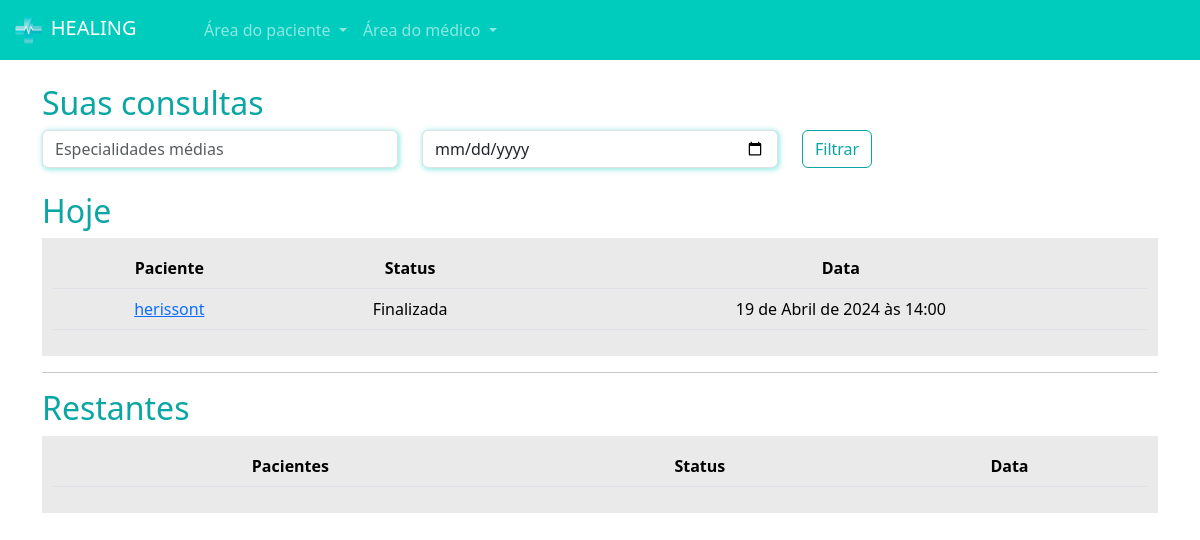
Screenshot of /medicos/consultas_medico/ (signed in) with the database file from the repository.
### paciente/models.py (models this page shows, shortened)
class Consulta(models.Model):
    status_choices = (
        ('A', 'Agendada'),
        ('F', 'Finalizada'),
        ('C', 'Cancelada'),
        ('I', 'Iniciada')
    )
    paciente = models.ForeignKey(User, on_delete=models.DO_NOTHING)
    data_aberta = models.ForeignKey(DatasAbertas, on_delete=models.DO_NOTHING)
    status = models.CharField(max_length=1, choices=status_choices, default='A')
    link = models.URLField(null=True, blank=True)

### medico/models.py (models this page shows, shortened)
class DatasAbertas(models.Model):
    data = models.DateTimeField()
    user = models.ForeignKey(User, on_delete=models.DO_NOTHING)
    agendado = models.BooleanField(default=False)

### medico/views.py (the view)
# urls.py: path('consultas_medico/', views.consultas_medico, name="consultas_medico"),
def consultas_medico(request):
    if not is_medico(request.user):
        messages.add_message(request, constants.WARNING, 'Somente médicos podem acessar essa página.')
        return redirect('/usuarios/sair')
    hoje = datetime.now().date()
    consultas_hoje = Consulta.objects.filter(data_aberta__user=request.user).filter(data_aberta__data__gte=hoje).filter(data_aberta__data__lt=hoje + timedelta(days=1))
    consultas_restantes = Consulta.objects.exclude(id__in=consultas_hoje.values('id')).filter(data_aberta__user=request.user)
    return render(request, 'consultas_medico.html', {'consultas_hoje': consultas_hoje, 'consultas_restantes': consultas_restantes, 'is_medico': is_medico(request.user)})

### medico/models.py (called while the page is built)
def is_medico(user):
     return DadosMedico.objects.filter(user=user).exists()

### medico/templates/consultas_medico.html (shortened to what this page needs)
{% extends "base.html" %} {% load static %} {% block 'head' %}
<link rel="stylesheet" href="{% static 'medicos/css/abrir_horario.css' %}" />
<link rel="stylesheet" href="{% static 'usuarios/css/usuarios.css' %}" />
<link rel="stylesheet" href="{% static 'medicos/css/cadastro_medico.css' %}" />
<link rel="stylesheet" href="{% static 'pacientes/css/home.css' %}" />
<link
  rel="stylesheet"
  href="https://cdn.jsdelivr.net/npm/bootstrap-icons@1.11.3/font/bootstrap-icons.min.css"
/>
{% endblock 'head' %}
{% block 'body' %}
{% include "partials/navbar.html" %}
<div class="container">
  <br />
  <h2><span class="color-dark">Suas consultas</span></h2>
  <div class="row">
    <div class="col-md">
      <input
        type="text"
        name="especialidades"
        id=""
        class="form-control shadow-main-color"
        placeholder="Especialidades médias"
      />
    </div>
    <div class="col-md">
      <input
        type="date"
        name="data"
        id=""
        class="form-control shadow-main-color"
        placeholder="Data da consulta"
      />
    </div>
    <div class="col-md">
      <input type="submit" value="Filtrar" class="btn btn-dark-color-outline" />
    </div>
  </div>
  <br />
  <h2><span class="color-dark">Hoje</span></h2>
  <div class="list-minhas-consultas">
    <table class="table">
      <thead>
        <tr>
          <th scope="col">Paciente</th>
          <th scope="col">Status</th>
          <th scope="col">Data</th>
        </tr>
      </thead>
      <tbody>
        {% for consulta in consultas_hoje %}
        <tr>
          <td><a href="{% url 'consulta_area_medico' consulta.id %}">{{consulta.paciente}}</a></td>
          <td>{{consulta.get_status_display}}</td>
          <td>{{consulta.data_aberta.data}}</td>
        </tr>
        {% endfor %}
      </tbody>
    </table>
  </div>
  <hr />
  <h2><span class="color-dark">Restantes</span></h2>
  <div class="list-minhas-consultas">
    <table class="table">
      <thead>
        <tr>
          <th scope="col">Pacientes</th>
          <th scope="col">Status</th>
          <th scope="col">Data</th>
        </tr>
      </thead>
    </table>
  </div>
</div>
{% endblock 'body' %}

### templates/static/geral/css/base.css (style rules this page uses)
:root { --main-color: #00CCBE; --dark-color: #09A6A3; --contrast-color: #FFD686; }
.color-dark { color: var(--dark-color); }

### templates/static/usuarios/css/usuarios.css (style rules this page uses)
.btn-dark-color-outline { border: 1px solid var(--dark-color); color: var(--dark-color) }

### templates/static/medicos/css/cadastro_medico.css (style rules this page uses)
.shadow-main-color { box-shadow: 1px 1px 5px 1px rgba(0, 204, 190,.4); }

### templates/static/pacientes/css/home.css (style rules this page uses)
table { border-collapse: collapse !important; width: 100%; }
th, td { padding: 8px; text-align: center; background-color: #EAEAEA !important; }
th { background-color: #EAEAEA; }
.list-minhas-consultas { background-color: #EAEAEA; padding: 10px; }

### rows the page displays
Consulta: paciente "herissont", status "Finalizada", data_aberta.data "19 de Abril de 2024 às 14:00"
